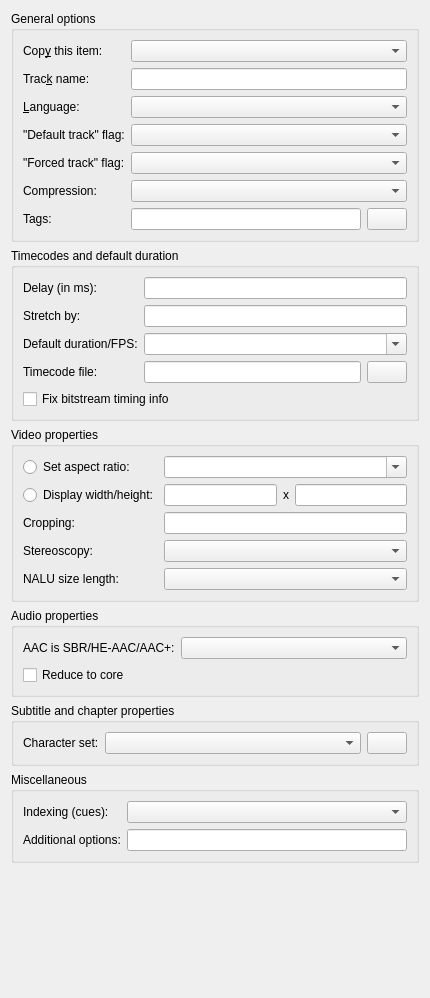
                 <widget class="QWidget" name="scrollAreaWidgetContents">
                  <property name="geometry">
                   <rect>
                    <x>0</x>
                    <y>0</y>
                    <width>430</width>
                    <height>998</height>
                   </rect>
                  </property>
                  <layout class="QVBoxLayout" name="verticalLayout_9">
                   <item>
                    <widget class="QGroupBox" name="generalOptionsBox">
                     <property name="title">
                      <string>General options</string>
                     </property>
                     <layout class="QGridLayout" name="gridLayout_5">
                      <item row="0" column="0">
                       <widget class="QLabel" name="muxThisLabel">
                        <property name="text">
                         <string>Cop&amp;y this item:</string>
                        </property>
                        <property name="buddy">
                         <cstring>muxThis</cstring>
                        </property>
                       </widget>
                      </item>
                      <item row="0" column="1">
                       <widget class="QComboBox" name="muxThis"/>
                      </item>
                      <item row="1" column="0">
                       <widget class="QLabel" name="trackNameLabel">
                        <property name="text">
                         <string>Trac&amp;k name:</string>
                        </property>
                        <property name="buddy">
                         <cstring>trackName</cstring>
                        </property>
                       </widget>
                      </item>
                      <item row="1" column="1">
                       <widget class="QLineEdit" name="trackName"/>
                      </item>
                      <item row="2" column="0">
                       <widget class="QLabel" name="trackLanguageLabel">
                        <property name="text">
                         <string>&amp;Language:</string>
                        </property>
                        <property name="buddy">
                         <cstring>trackLanguage</cstring>
                        </property>
                       </widget>
                      </item>
                      <item row="2" column="1">
                       <widget class="mtx::gui::Util::LanguageComboBox" name="trackLanguage">
                        <property name="sizeAdjustPolicy">
                         <enum>QComboBox::AdjustToMinimumContentsLength</enum>
                        </property>
                       </widget>
                      </item>
                      <item row="3" column="0">
                       <widget class="QLabel" name="defaultTrackFlagLabel">
                        <property name="text">
                         <string>&quot;Default track&quot; flag:</string>
                        </property>
                       </widget>
                      </item>
                      <item row="3" column="1">
                       <widget class="QComboBox" name="defaultTrackFlag"/>
                      </item>
                      <item row="4" column="0">
                       <widget class="QLabel" name="forcedTrackFlagLabel">
                        <property name="text">
                         <string>&quot;Forced track&quot; flag:</string>
                        </property>
                        <property name="buddy">
                         <cstring>forcedTrackFlag</cstring>
                        </property>
                       </widget>
                      </item>
                      <item row="4" column="1">
                       <widget class="QComboBox" name="forcedTrackFlag"/>
                      </item>
                      <item row="5" column="0">
                       <widget class="QLabel" name="compressionLabel">
                        <property name="text">
                         <string>Compression:</string>
                        </property>
                       </widget>
                      </item>
                      <item row="5" column="1">
                       <widget class="QComboBox" name="compression"/>
                      </item>
                      <item row="6" column="0">
                       <widget class="QLabel" name="trackTagsLabel">
                        <property name="text">
                         <string>Tags:</string>
                        </property>
                       </widget>
                      </item>
                      <item row="6" column="1">
                       <layout class="QHBoxLayout" name="horizontalLayout_11">
                        <item>
                         <widget class="mtx::gui::Util::BasicLineEdit" name="trackTags"/>
                        </item>
                        <item>
                         <widget class="QPushButton" name="browseTrackTags">
                          <property name="text">
                           <string/>
                          </property>
                          <property name="icon">
                           <iconset resource="../../qt_resources.qrc">
                            <normaloff>:/icons/16x16/document-open.png</normaloff>:/icons/16x16/document-open.png</iconset>
                          </property>
                         </widget>
                        </item>
                       </layout>
                      </item>
                     </layout>
                    </widget>
                   </item>
                   <item>
                    <widget class="QGroupBox" name="timecodesAndDefaultDurationBox">
                     <property name="title">
                      <string>Timecodes and default duration</string>
                     </property>
                     <layout class="QVBoxLayout" name="verticalLayout_11">
                      <item>
                       <layout class="QGridLayout" name="gridLayout_6">
                        <item row="0" column="0">
                         <widget class="QLabel" name="delayLabel">
                          <property name="text">
                           <string>Delay (in ms):</string>
                          </property>
                         </widget>
                        </item>
                        <item row="0" column="1">
                         <widget class="QLineEdit" name="delay"/>
                        </item>
                        <item row="1" column="0">
                         <widget class="QLabel" name="stretchByLabel">
                          <property name="text">
                           <string>Stretch by:</string>
                          </property>
                         </widget>
                        </item>
                        <item row="1" column="1">
                         <widget class="QLineEdit" name="stretchBy"/>
                        </item>
                        <item row="2" column="0">
                         <widget class="QLabel" name="defaultDurationLabel">
                          <property name="text">
                           <string>Default duration/FPS:</string>
                          </property>
                         </widget>
                        </item>
                        <item row="2" column="1">
                         <widget class="QComboBox" name="defaultDuration">
                          <property name="editable">
                           <bool>true</bool>
                          </property>
                          <item>
                           <property name="text">
                            <string notr="true"/>
                           </property>
                          </item>
                          <item>
                           <property name="text">
                            <string notr="true">24p</string>
                           </property>
                          </item>
                          <item>
                           <property name="text">
                            <string notr="true">25p</string>
                           </property>
                          </item>
                          <item>
                           <property name="text">
                            <string notr="true">30p</string>
                           </property>
                          </item>
                          <item>
                           <property name="text">
                            <string notr="true">48p</string>
                           </property>
                          </item>
                          <item>
                           <property name="text">
                            <string notr="true">50i</string>
                           </property>
                          </item>
                          <item>
                           <property name="text">
                            <string notr="true">50p</string>
                           </property>
                          </item>
                          <item>
                           <property name="text">
                            <string notr="true">60i</string>
                           </property>
                          </item>
                          <item>
                           <property name="text">
                            <string notr="true">60p</string>
                           </property>
                          </item>
                          <item>
                           <property name="text">
                            <string notr="true">24000/1001p</string>
                           </property>
                          </item>
                          <item>
                           <property name="text">
                            <string notr="true">30000/1001p</string>
                           </property>
                          </item>
                          <item>
                           <property name="text">
                            <string notr="true">48000/1001p</string>
                           </property>
                          </item>
                          <item>
                           <property name="text">
                            <string notr="true">60000/1001i</string>
                           </property>
                          </item>
                          <item>
                           <property name="text">
                            <string notr="true">60000/1001p</string>
                           </property>
                          </item>
                         </widget>
                        </item>
                        <item row="3" column="0">
                         <widget class="QLabel" name="timecodesLabel">
                          <property name="text">
                           <string>Timecode file:</string>
                          </property>
                         </widget>
                        </item>
                        <item row="3" column="1">
                         <layout class="QHBoxLayout" name="horizontalLayout_12">
                          <item>
                           <widget class="mtx::gui::Util::BasicLineEdit" name="timecodes"/>
                          </item>
                          <item>
                           <widget class="QPushButton" name="browseTimecodes">
                            <property name="text">
                             <string/>
                            </property>
                            <property name="icon">
                             <iconset resource="../../qt_resources.qrc">
                              <normaloff>:/icons/16x16/document-open.png</normaloff>:/icons/16x16/document-open.png</iconset>
                            </property>
                           </widget>
                          </item>
                         </layout>
                        </item>
                       </layout>
                      </item>
                      <item>
                       <widget class="QCheckBox" name="fixBitstreamTimingInfo">
                        <property name="text">
                         <string>Fix bitstream timing info</string>
                        </property>
                       </widget>
                      </item>
                     </layout>
                    </widget>
                   </item>
                   <item>
                    <widget class="QGroupBox" name="videoPropertiesBox">
                     <property name="title">
                      <string>Video properties</string>
                     </property>
                     <layout class="QGridLayout" name="gridLayout_7">
                      <item row="1" column="1">
                       <layout class="QHBoxLayout" name="horizontalLayout_14">
                        <item>
                         <widget class="QLineEdit" name="displayWidth"/>
                        </item>
                        <item>
                         <widget class="QLabel" name="displayDimensionsXLabel">
                          <property name="text">
                           <string>x</string>
                          </property>
                         </widget>
                        </item>
                        <item>
                         <widget class="QLineEdit" name="displayHeight"/>
                        </item>
                       </layout>
                      </item>
                      <item row="5" column="1">
                       <widget class="QComboBox" name="stereoscopy"/>
                      </item>
                      <item row="7" column="0">
                       <widget class="QLabel" name="naluSizeLengthLabel">
                        <property name="mouseTracking">
                         <bool>false</bool>
                        </property>
                        <property name="text">
                         <string>NALU size length:</string>
                        </property>
                       </widget>
                      </item>
                      <item row="0" column="0">
                       <widget class="QRadioButton" name="setAspectRatio">
                        <property name="text">
                         <string>Set aspect ratio:</string>
                        </property>
                       </widget>
                      </item>
                      <item row="0" column="1">
                       <widget class="QComboBox" name="aspectRatio">
                        <property name="editable">
                         <bool>true</bool>
                        </property>
                        <item>
                         <property name="text">
                          <string/>
                         </property>
                        </item>
                        <item>
                         <property name="text">
                          <string notr="true">4/3</string>
                         </property>
                        </item>
                        <item>
                         <property name="text">
                          <string notr="true">1.66</string>
                         </property>
                        </item>
                        <item>
                         <property name="text">
                          <string notr="true">16/9</string>
                         </property>
                        </item>
                        <item>
                         <property name="text">
                          <string notr="true">1.85</string>
                         </property>
                        </item>
                        <item>
                         <property name="text">
                          <string notr="true">2.00</string>
                         </property>
                        </item>
                        <item>
                         <property name="text">
                          <string notr="true">2.21</string>
                         </property>
                        </item>
                        <item>
                         <property name="text">
                          <string notr="true">2.35</string>
                         </property>
                        </item>
                        <item>
                         <property name="text">
                          <string notr="true">2.40</string>
                         </property>
                        </item>
                       </widget>
                      </item>
                      <item row="1" column="0">
                       <widget class="QRadioButton" name="setDisplayWidthHeight">
                        <property name="text">
                         <string>Display width/height:</string>
                        </property>
                       </widget>
                      </item>
                      <item row="3" column="1">
                       <widget class="QLineEdit" name="cropping"/>
                      </item>
                      <item row="3" column="0">
                       <widget class="QLabel" name="croppingLabel">
                        <property name="text">
                         <string>Cropping:</string>
                        </property>
                       </widget>
                      </item>
                      <item row="5" column="0">
                       <widget class="QLabel" name="stereoscopyLabel">
                        <property name="text">
                         <string>Stereoscopy:</string>
                        </property>
                       </widget>
                      </item>
                      <item row="7" column="1">
                       <widget class="QComboBox" name="naluSizeLength"/>
                      </item>
                     </layout>
                    </widget>
                   </item>
                   <item>
                    <widget class="QGroupBox" name="audioPropertiesBox">
                     <property name="title">
                      <string>Audio properties</string>
                     </property>
                     <layout class="QVBoxLayout" name="verticalLayout_12">
                      <item>
                       <layout class="QHBoxLayout" name="horizontalLayout_3">
                        <item>
                         <widget class="QLabel" name="aacIsSBRLabel">
                          <property name="text">
                           <string>AAC is SBR/HE-AAC/AAC+:</string>
                          </property>
                         </widget>
                        </item>
                        <item>
                         <widget class="QComboBox" name="aacIsSBR">
                          <property name="sizePolicy">
                           <sizepolicy hsizetype="Expanding" vsizetype="Fixed">
                            <horstretch>0</horstretch>
                            <verstretch>0</verstretch>
                           </sizepolicy>
                          </property>
                         </widget>
                        </item>
                       </layout>
                      </item>
                      <item>
                       <widget class="QCheckBox" name="reduceToAudioCore">
                        <property name="text">
                         <string>Reduce to core</string>
                        </property>
                       </widget>
                      </item>
                     </layout>
                    </widget>
                   </item>
                   <item>
                    <widget class="QGroupBox" name="subtitleAndChapterPropertiesBox">
                     <property name="title">
                      <string>Subtitle and chapter properties</string>
                     </property>
                     <layout class="QHBoxLayout" name="horizontalLayout_16">
                      <item>
                       <widget class="QLabel" name="characterSetLabel">
                        <property name="sizePolicy">
                         <sizepolicy hsizetype="Preferred" vsizetype="Preferred">
                          <horstretch>0</horstretch>
                          <verstretch>0</verstretch>
                         </sizepolicy>
                        </property>
                        <property name="text">
                         <string>Character set:</string>
                        </property>
                       </widget>
                      </item>
                      <item>
                       <widget class="mtx::gui::Util::CharacterSetComboBox" name="subtitleCharacterSet">
                        <property name="sizePolicy">
                         <sizepolicy hsizetype="Expanding" vsizetype="Fixed">
                          <horstretch>0</horstretch>
                          <verstretch>0</verstretch>
                         </sizepolicy>
                        </property>
                        <property name="sizeAdjustPolicy">
                         <enum>QComboBox::AdjustToMinimumContentsLength</enum>
                        </property>
                       </widget>
                      </item>
                      <item>
                       <widget class="QPushButton" name="subtitleCharacterSetPreview">
                        <property name="text">
                         <string/>
                        </property>
                        <property name="icon">
                         <iconset resource="../../qt_resources.qrc">
                          <normaloff>:/icons/16x16/character-set.png</normaloff>:/icons/16x16/character-set.png</iconset>
                        </property>
                       </widget>
                      </item>
                     </layout>
                    </widget>
                   </item>
                   <item>
                    <widget class="QGroupBox" name="miscellaneousBox">
                     <property name="title">
                      <string>Miscellaneous</string>
                     </property>
                     <layout class="QGridLayout" name="gridLayout_9">
                      <item row="0" column="0">
                       <widget class="QLabel" name="cuesLabel">
                        <property name="text">
                         <string>Indexing (cues):</string>
                        </property>
                       </widget>
                      </item>
                      <item row="0" column="1">
                       <widget class="QComboBox" name="cues"/>
                      </item>
                      <item row="1" column="0">
                       <widget class="QLabel" name="additionalTrackOptionsLabel">
                        <property name="text">
                         <string>Additional options:</string>
                        </property>
                       </widget>
                      </item>
                      <item row="1" column="1">
                       <widget class="QLineEdit" name="additionalTrackOptions"/>
                      </item>
                     </layout>
                    </widget>
                   </item>
                   <item>
                    <spacer name="verticalSpacer_5">
                     <property name="orientation">
                      <enum>Qt::Vertical</enum>
                     </property>
                     <property name="sizeHint" stdset="0">
                      <size>
                       <width>20</width>
                       <height>19</height>
                      </size>
                     </property>
                    </spacer>
                   </item>
                  </layout>
                 </widget>
